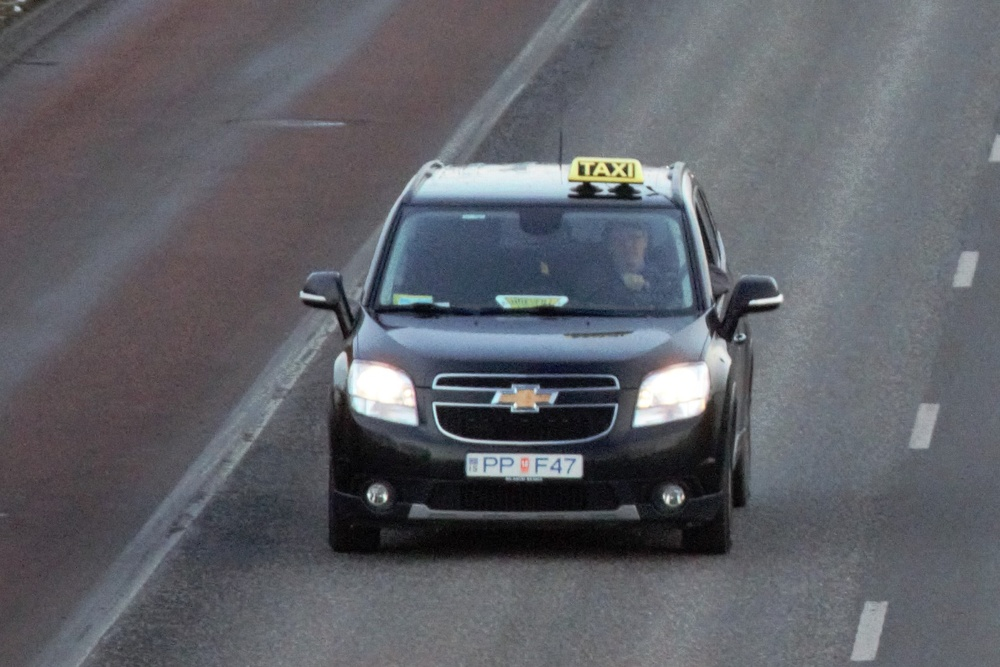
#> input picture LP/25.jpg, 1000 x 667 px, shrunk from 1613 x 1076 before the run, found by its file name
$ python imglicencedetector.py   (older library calls are emulated)
#> lines starting #> are read from the running program, lines starting #| are printed output that depends on the picture; after the words box and inside, x2 and y2 are one past the last pixel; in counts of white or black regions, pixels touching at a corner belong together
import cv2
# Importing the Opencv Library
import numpy as np
# Importing NumPy,which is the fundamental package for scientific computing with Python

# Reading Image
img = cv2.imread("25.jpg")
#> img is the input picture: shape (667, 1000, 3); mean B, G, R 103.5, 97.1, 95.5
cv2.namedWindow("Original Image",cv2.WINDOW_NORMAL)
# Creating a Named window to display image
cv2.imshow("Original Image",img)
# Display image

# RGB to Gray scale conversion
img_gray = cv2.cvtColor(img,cv2.COLOR_RGB2GRAY)
cv2.namedWindow("Gray Converted Image",cv2.WINDOW_NORMAL)
# Creating a Named window to display image
cv2.imshow("Gray Converted Image",img_gray)
# Display Image

# Noise removal with iterative bilateral filter(removes noise while preserving edges)
noise_removal = cv2.bilateralFilter(img_gray,9,75,75)#cv2.GaussianBlur(img_gray, (5, 5), 0)
cv2.namedWindow("Noise Removed Image",cv2.WINDOW_NORMAL)
# Creating a Named window to display image
cv2.imshow("Noise Removed Image",noise_removal)
# Display Image

# Histogram equalisation for better results
equal_histogram = cv2.equalizeHist(noise_removal)
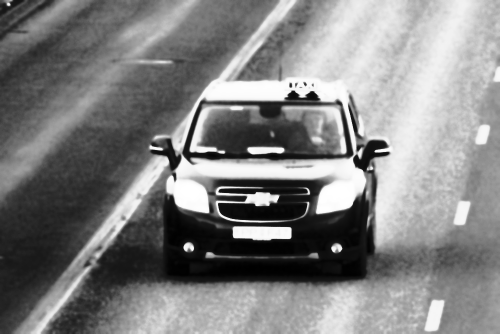
#> equal_histogram: shape (667, 1000) (shown at 1/2 size); min 0, max 255, mean 128.9
cv2.namedWindow("After Histogram equalisation",cv2.WINDOW_NORMAL)
# Creating a Named window to display image
cv2.imshow("After Histogram equalisation",equal_histogram)
# Display Image

# Morphological opening with a rectangular structure element
kernel = cv2.getStructuringElement(cv2.MORPH_RECT,(5,5))
morph_image = cv2.morphologyEx(equal_histogram,cv2.MORPH_OPEN,kernel,iterations=10)
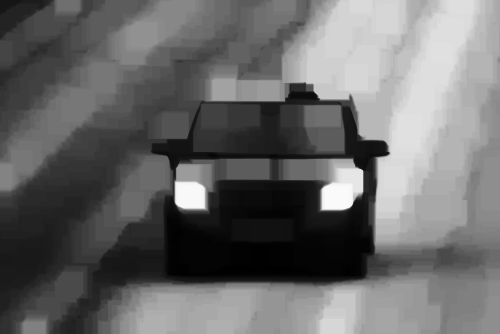
#> morph_image: shape (667, 1000) (shown at 1/2 size); min 0, max 250, mean 105.9
cv2.namedWindow("Morphological opening",cv2.WINDOW_NORMAL)
# Creating a Named window to display image
cv2.imshow("Morphological opening",morph_image)
# Display Image

# Image subtraction(Subtracting the Morphed image from the histogram equalised Image)
sub_morp_image = cv2.subtract(equal_histogram,morph_image)
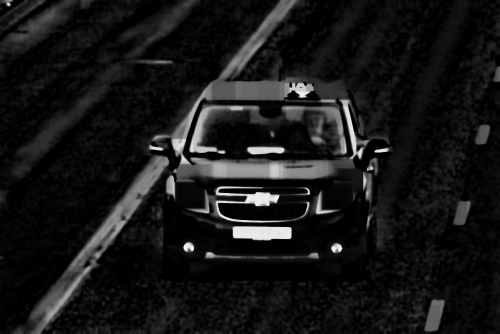
#> sub_morp_image: shape (667, 1000) (shown at 1/2 size); min 0, max 246, mean 23
cv2.namedWindow("Subtraction image", cv2.WINDOW_NORMAL)
# Creating a Named window to display image
cv2.imshow("Subtraction image", sub_morp_image)
# Display Image

# Thresholding the image
ret,thresh_image = cv2.threshold(sub_morp_image,0,255,cv2.THRESH_OTSU)
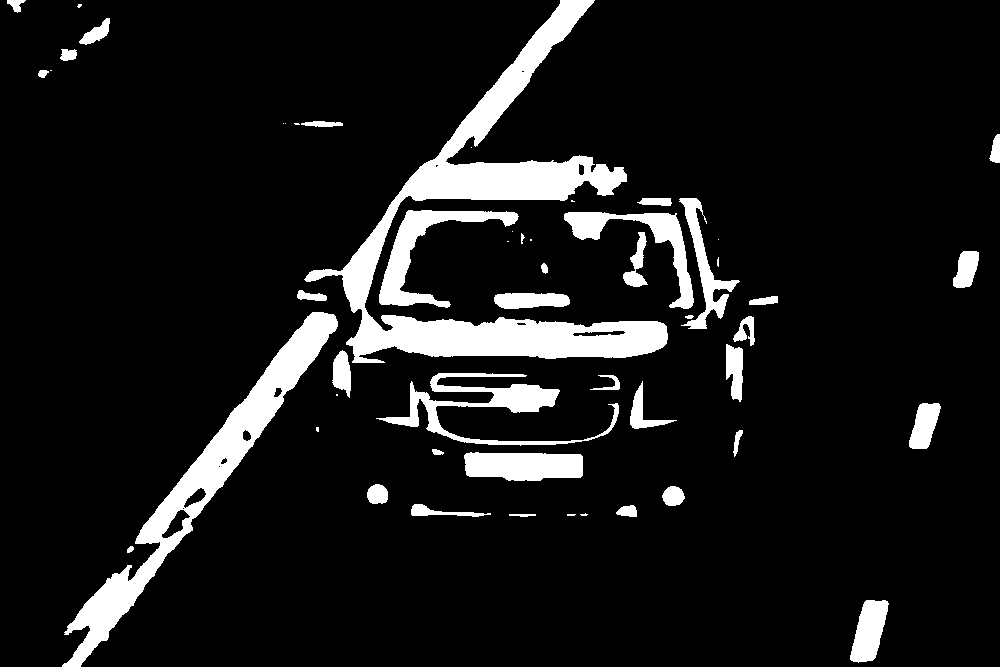
#> thresh_image: shape (667, 1000); 9.7% white; 53 white regions (16 under 20 px), largest, box (x1, y1, x2, y2) and area: (304, 0, 668, 363) 25498, (62, 312, 338, 667) 13037, (376, 373, 619, 446) 4200
#> ret = 70
cv2.namedWindow("Image after Thresholding",cv2.WINDOW_NORMAL)
# Creating a Named window to display image
cv2.imshow("Image after Thresholding",thresh_image)
# Display Image

# Applying Canny Edge detection
canny_image = cv2.Canny(thresh_image,200,255)
#> canny_image: shape (667, 1000); 1.4% white in thin lines or dots
cv2.namedWindow("Image after applying Canny",cv2.WINDOW_NORMAL)
# Creating a Named window to display image
cv2.imshow("Image after applying Canny",canny_image)
# Display Image
canny_image = cv2.convertScaleAbs(canny_image)

# dilation to strengthen the edges
kernel = np.ones((3,3), np.uint8)
# Creating the kernel for dilation
dilated_image = cv2.dilate(canny_image,kernel,iterations=2)
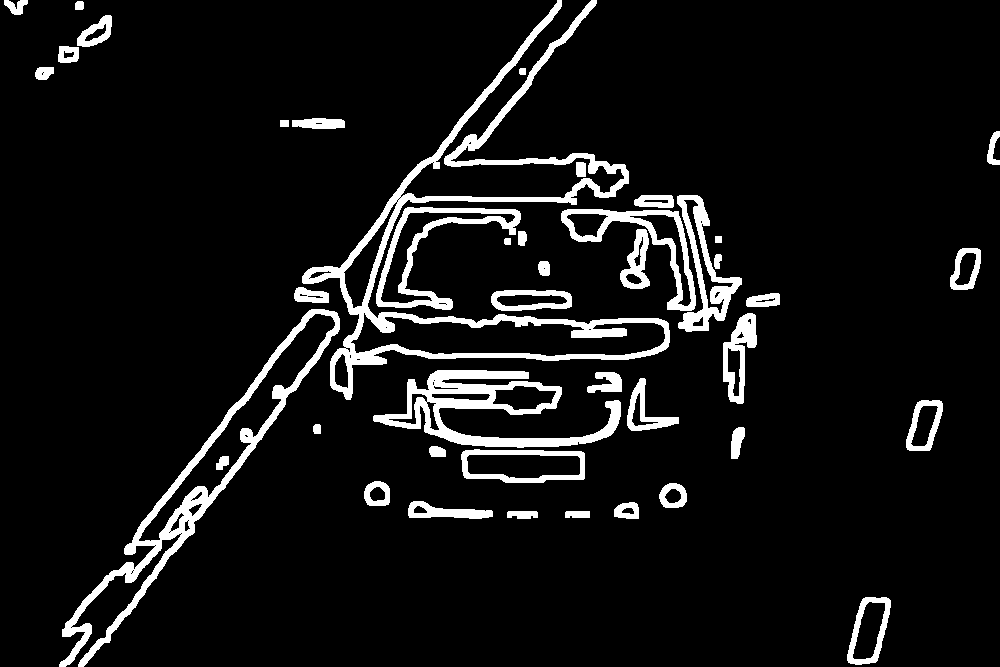
#> dilated_image: shape (667, 1000); 7.8% white; 43 white regions
cv2.namedWindow("Dilation", cv2.WINDOW_NORMAL)
# Creating a Named window to display image
cv2.imshow("Dilation", dilated_image)
# Displaying Image

# Finding Contours in the image based on edges
new,contours, hierarchy = cv2.findContours(dilated_image, cv2.RETR_TREE, cv2.CHAIN_APPROX_SIMPLE)
#> contours = 116 contours, 34 with area under 20; largest, box (x1, y1, x2, y2) and area: (302, 0, 670, 400) 22298, (59, 309, 340, 667) 13997, (350, 312, 666, 357) 8496, (373, 370, 621, 448) 7394, (138, 313, 336, 542) 6616
contours= sorted(contours, key = cv2.contourArea, reverse = True)[:10]
#> contours = 10 contours; largest, box (x1, y1, x2, y2) and area: (302, 0, 670, 400) 22298, (59, 309, 340, 667) 13997, (350, 312, 666, 357) 8496, (373, 370, 621, 448) 7394, (138, 313, 336, 542) 6616
cv2.drawContours(img, contours, -1,(0,0,255),6)
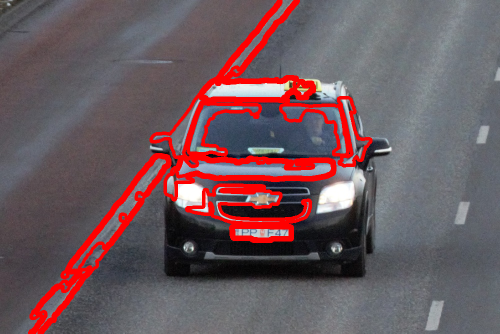
#> img: shape (667, 1000, 3) (shown at 1/2 size); mean B, G, R 94.1, 88.6, 109.3
cv2.imshow("Image with  Contoursall",img)
# Sort the contours based on area ,so that the number plate will be in top 10 contours
screenCnt = None
# loop over our contours
for c in contours:
 # approximate the contour
 peri = cv2.arcLength(c, True)
 approx = cv2.approxPolyDP(c, 0.06 * peri, True)  # Approximating with 6% error
 # if our approximated contour has four points, then
 # we can assume that we have found our screen
 if len(approx) == 4:  # Select the contour with 4 corners
  screenCnt = approx
  break
#> this loop made 1 pass
#> (peri, screenCnt) on pass 1: (3261.6, [[596, 0], [346, 399], [668, 346], [367, 306]])
final = cv2.drawContours(img, [screenCnt], -1, (0, 255, 0), 3)
# Drawing the selected contour on the original image
cv2.namedWindow("Image with Selected Contour",cv2.WINDOW_NORMAL)
# Creating a Named window to display image
cv2.imshow("Image with Selected Contour",final)

# Masking the part other than the number plate
mask = np.zeros(img_gray.shape,np.uint8)
new_image = cv2.drawContours(mask,[screenCnt],0,255,-1,)
#> new_image: shape (667, 1000); 2.9% white; 1 white region, box (x1, y1, x2, y2) and area: (346, 0, 669, 400) 19221
new_image = cv2.bitwise_and(img,img,mask=mask)
#> new_image: shape (667, 1000, 3)
cv2.namedWindow("Final_image",cv2.WINDOW_NORMAL)
cv2.imshow("Final_image",new_image)

# Histogram equal for enhancing the number plate for further processing
y,cr,cb = cv2.split(cv2.cvtColor(new_image,cv2.COLOR_RGB2YCrCb))
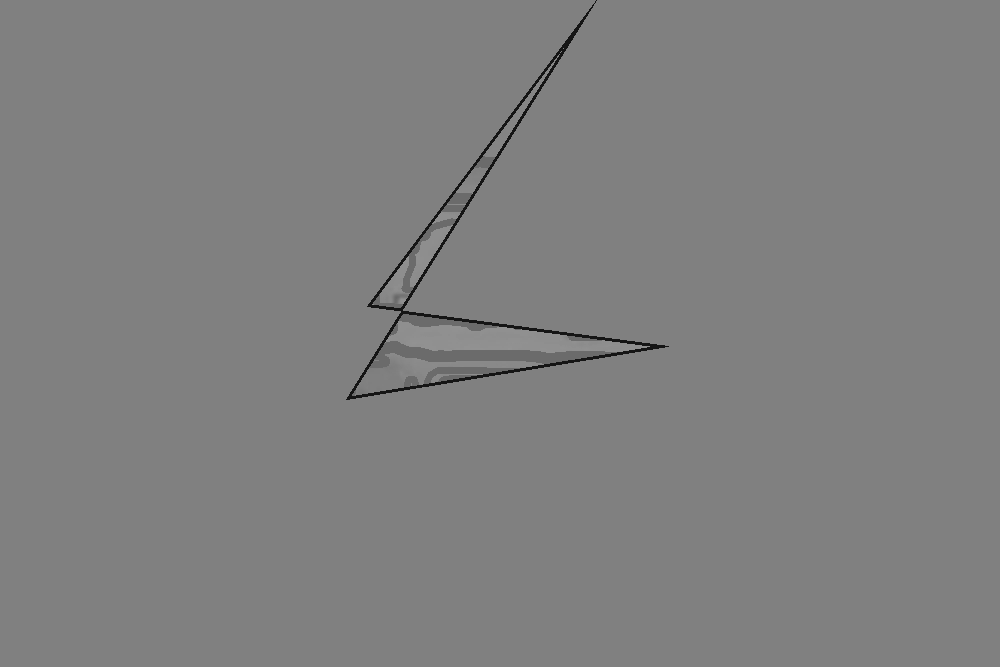
#> cr: shape (667, 1000); min 21, max 147, mean 127.3
# Converting the image to YCrCb model and splitting the 3 channels
y = cv2.equalizeHist(y)
# Applying histogram equalisation
final_image = cv2.cvtColor(cv2.merge([y,cr,cb]),cv2.COLOR_YCrCb2RGB)
# Merging the 3 channels
cv2.namedWindow("Enhanced Number Plate",cv2.WINDOW_NORMAL)
# Creating a Named window to display image
cv2.imshow("Enhanced Number Plate",final_image)
# Display image
cv2.waitKey() # Wait for a keystroke from the user

$ run again, with LP/10.jpg copied over LP/25.jpg
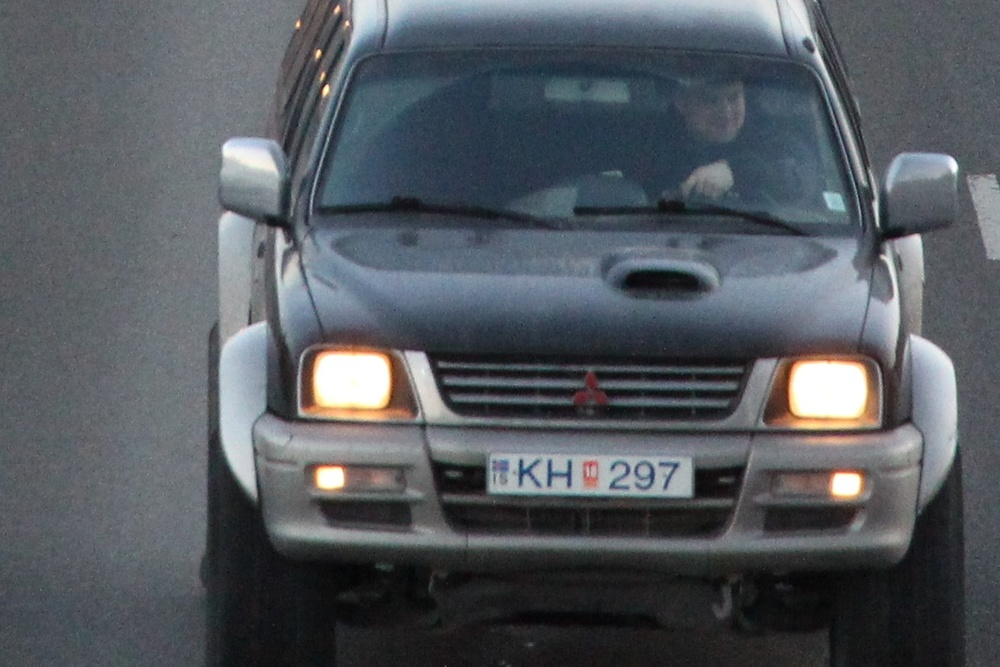
#> input picture LP/10.jpg, 1000 x 667 px, shrunk from 1314 x 877 before the run, found by its file name
#> img is the input picture: shape (667, 1000, 3); mean B, G, R 95.5, 89.6, 84.4
#> `ret,thresh_image = cv2.threshold(sub_morp_image,0,255,cv2.THRESH_OTSU)`:
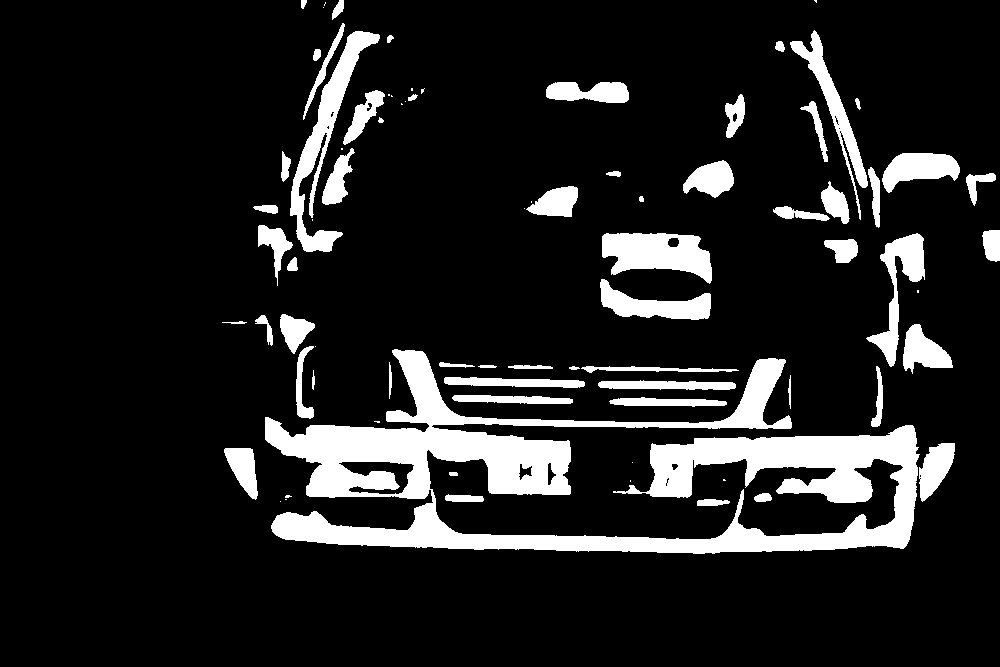
#> thresh_image: shape (667, 1000); 12.8% white; 81 white regions (22 under 20 px), largest, box (x1, y1, x2, y2) and area: (265, 349, 920, 554) 45956, (290, 31, 380, 252) 4386, (602, 233, 712, 284) 3654
#> ret = 60
#> canny_image: shape (667, 1000); 2% white in thin lines or dots, all inside (x1, y1, x2, y2) = (221, 0, 1000, 554)
#> dilated_image: shape (667, 1000); 10.8% white; 53 white regions
#> `new,contours, hierarchy = cv2.findContours(dilated_image, cv2.RETR_TRE..`: contours = 143 contours, 34 with area under 20; largest, box (x1, y1, x2, y2) and area: (262, 346, 957, 556) 65456, (273, 426, 917, 552) 18988, (266, 419, 569, 497) 12017, (255, 21, 382, 288) 9334, (597, 230, 714, 322) 7356
#> `contours= sorted(contours, key = cv2.contourArea, reverse = True)[:10]`: contours = 10 contours; largest, box (x1, y1, x2, y2) and area: (262, 346, 957, 556) 65456, (273, 426, 917, 552) 18988, (266, 419, 569, 497) 12017, (255, 21, 382, 288) 9334, (597, 230, 714, 322) 7356
#> the loop `for c in contours:` made 9 passes
#> (peri, screenCnt) on pass 9: (329.7, [[603, 239], [695, 237], [709, 278], [614, 272]])
#> `y,cr,cb = cv2.split(cv2.cvtColor(new_image,cv2.COLOR_RGB2YCrCb))`:
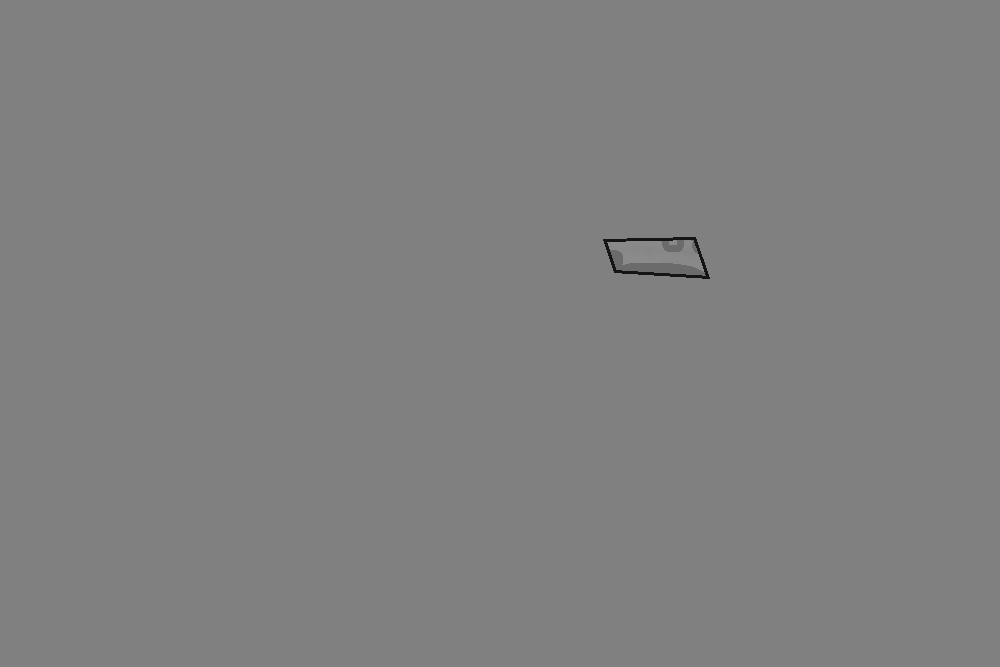
#> cr: shape (667, 1000); min 21, max 142, mean 127.9

$ run again, with LP/11.jpg copied over LP/25.jpg
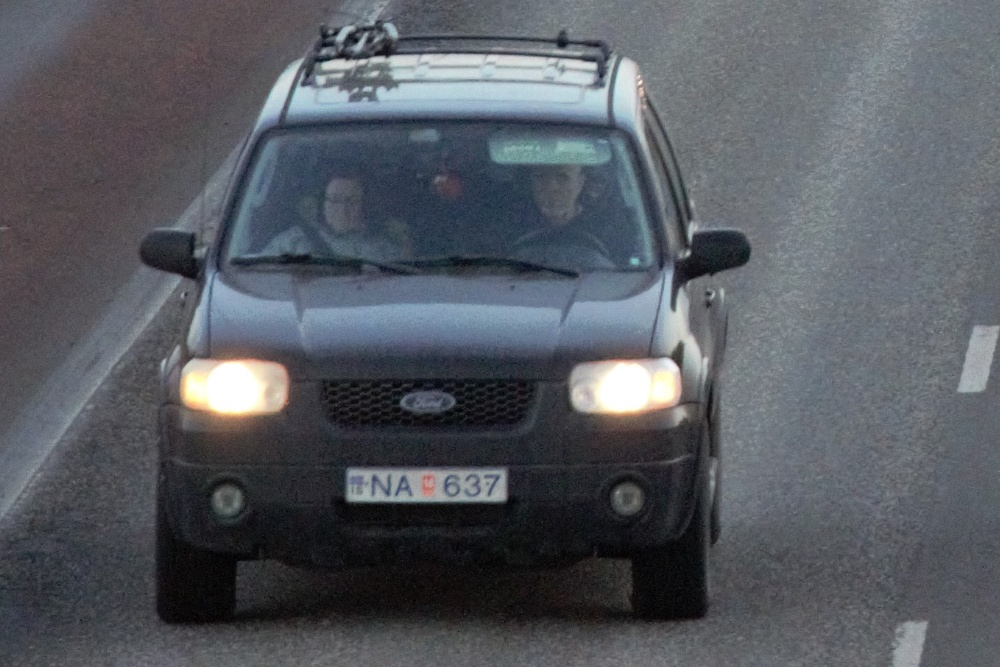
#> input picture LP/11.jpg, 1000 x 667 px, shrunk from 1434 x 956 before the run, found by its file name
#> img is the input picture: shape (667, 1000, 3); mean B, G, R 97.2, 90.4, 86.7
#> `ret,thresh_image = cv2.threshold(sub_morp_image,0,255,cv2.THRESH_OTSU)`:
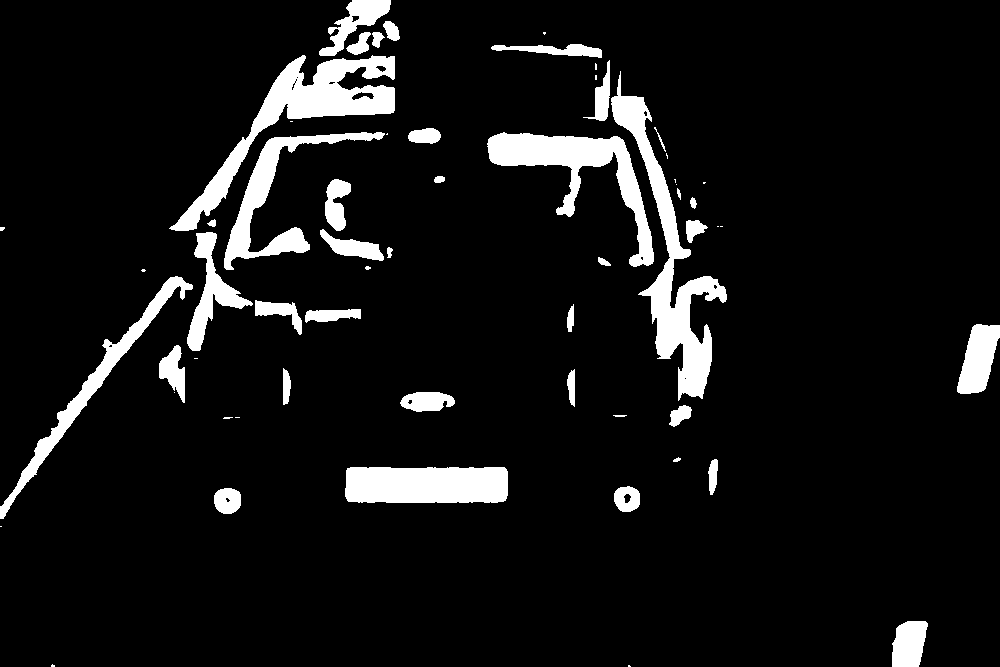
#> thresh_image: shape (667, 1000); 8% white; 60 white regions (21 under 20 px), largest, box (x1, y1, x2, y2) and area: (611, 71, 727, 401) 8163, (169, 55, 395, 231) 8062, (487, 132, 654, 267) 6208
#> ret = 58
#> canny_image: shape (667, 1000); 1.2% white in thin lines or dots
#> dilated_image: shape (667, 1000); 6.9% white; 43 white regions
#> `new,contours, hierarchy = cv2.findContours(dilated_image, cv2.RETR_TRE..`: contours = 120 contours, 36 with area under 20; largest, box (x1, y1, x2, y2) and area: (167, 0, 402, 353) 18510, (580, 58, 729, 429) 12231, (485, 130, 656, 269) 7868, (342, 464, 510, 505) 6528, (221, 129, 390, 272) 5922
#> `contours= sorted(contours, key = cv2.contourArea, reverse = True)[:10]`: contours = 10 contours; largest, box (x1, y1, x2, y2) and area: (167, 0, 402, 353) 18510, (580, 58, 729, 429) 12231, (485, 130, 656, 269) 7868, (342, 464, 510, 505) 6528, (221, 129, 390, 272) 5922
#> the loop `for c in contours:` made 1 pass
#> (peri, screenCnt) on pass 1: (1768.2, [[392, 0], [189, 352], [362, 320], [211, 214]])
#> `y,cr,cb = cv2.split(cv2.cvtColor(new_image,cv2.COLOR_RGB2YCrCb))`:
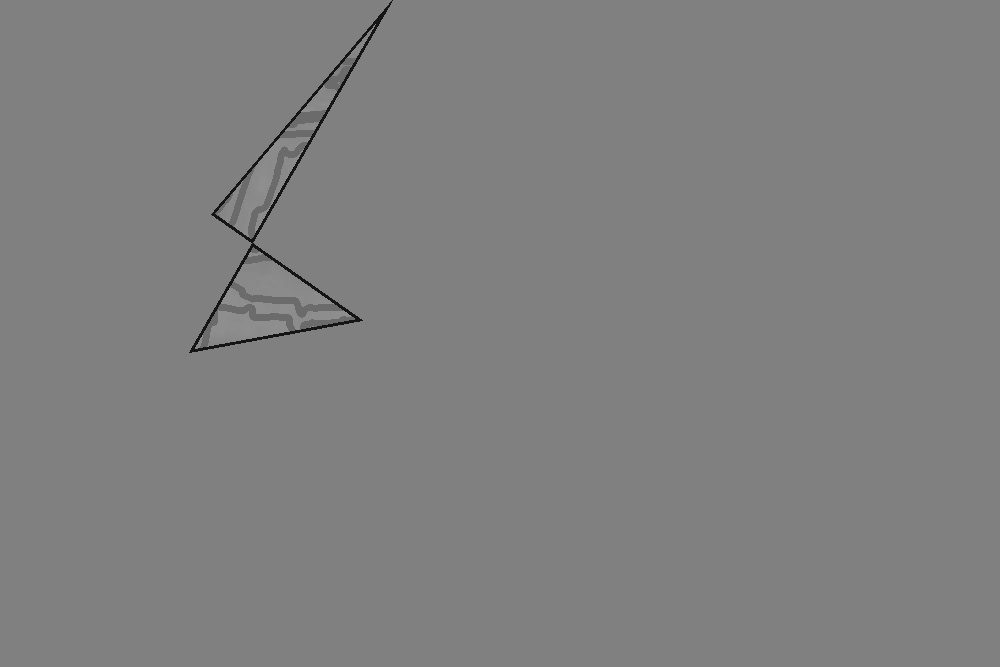
#> cr: shape (667, 1000); min 21, max 143, mean 127.5
